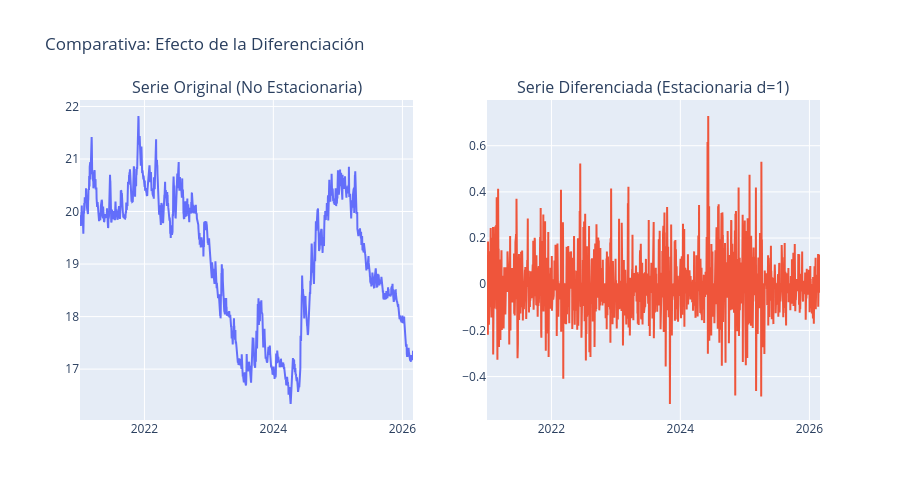

Notebook cell for this chart:
### Markdown cell above
## <font color= #003366> &ensp; •  **Pruebas de Estacionareidad** </font>
Un supuesto que se tiene al trabajar con modelos **SARIMA** es la estacionariedad, la cuál es la propiedad que mantiene media, varianza y autocovarianza constantes a lo largo del tiempo.

Para validar si una serie de tiempo es estacionaria, se realizan las siguientes pruebas:
- Augmented Dickey-Fuller (ADF)

### Code cell
def check_stationarity(series, title="Serie Original"):
    result = adfuller(series.dropna())
    print(f'ADF Test: {title}')
    print(f'Estadístico ADF: {result[0]:.4f}')
    print(f'p-value: {result[1]:.4f}')
    is_stationary = result[1] < 0.05
    print(f"¿Es estacionaria? {'SÍ' if is_stationary else 'NO'}\n")
    return is_stationary

# 1. Revisamos la serie original
check_stationarity(df['tipo_cambio'], "Tipo de Cambio Original")

# 2. Aplicamos Primera Diferencia (d=1)
df['diff_1'] = df['tipo_cambio'].diff()

# 3. Revisamos la serie diferenciada
check_stationarity(df['diff_1'], "Primera Diferencia (d=1)")

# Creamos una figura con 2 columnas (Subplots)
fig = make_subplots(
    rows=1, cols=2,
    subplot_titles=("Serie Original (No Estacionaria)", "Serie Diferenciada (Estacionaria d=1)")
)

# Gráfico 1: Serie Original
fig.add_trace(
    go.Scatter(x=df['tipo_cambio'].index, y=df['tipo_cambio'], name='Original'),
    row=1, col=1
)

# Gráfico 2: Serie Diferenciada
fig.add_trace(
    go.Scatter(x=df['diff_1'].index, y=df['diff_1'], name='Diferenciada'),
    row=1, col=2
)

# Ajustes de diseño
fig.update_layout(
    title_text="Comparativa: Efecto de la Diferenciación",
    showlegend=False, # Ocultamos leyenda
    height=500
)

fig.show()

### Figure 1 — Plotly figure (JSON) as saved in the notebook; plotly's stock layout.template omitted (floating-point values rounded to 4 significant figures; data arrays with more than 128 entries replaced by an {"elided": "..."} marker saying what was removed)
{"data": [{"name": "Original", "type": "scatter", "x": {"elided": "1887 str values"}, "xaxis": "x", "y": {"elided": "1887 float values"}, "yaxis": "y"}, {"name": "Diferenciada", "type": "scatter", "x": {"elided": "1887 str values"}, "xaxis": "x2", "y": {"elided": "1887 float values"}, "yaxis": "y2"}], "layout": {"annotations": [{"font": {"size": 16}, "showarrow": false, "text": "Serie Original (No Estacionaria)", "x": 0.225, "xanchor": "center", "xref": "paper", "y": 1, "yanchor": "bottom", "yref": "paper"}, {"font": {"size": 16}, "showarrow": false, "text": "Serie Diferenciada (Estacionaria d=1)", "x": 0.775, "xanchor": "center", "xref": "paper", "y": 1, "yanchor": "bottom", "yref": "paper"}], "height": 500, "showlegend": false, "title": {"text": "Comparativa: Efecto de la Diferenciación"}, "xaxis": {"anchor": "y", "domain": [0, 0.45]}, "xaxis2": {"anchor": "y2", "domain": [0.55, 1]}, "yaxis": {"anchor": "x", "domain": [0, 1]}, "yaxis2": {"anchor": "x2", "domain": [0, 1]}}}
